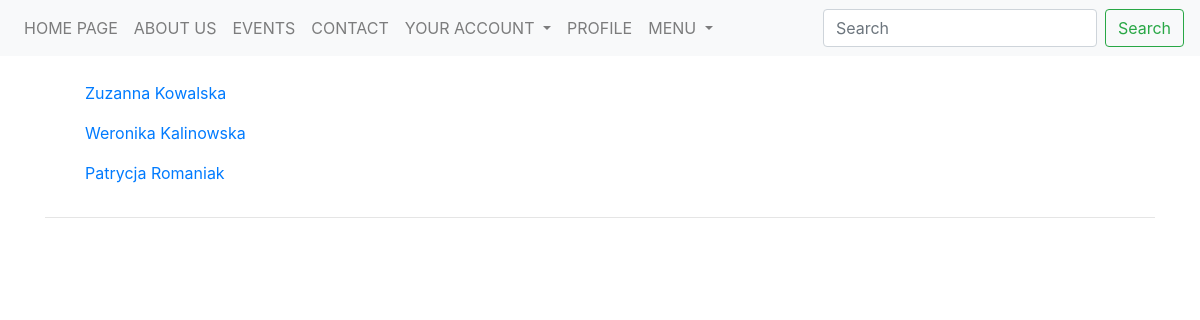
Screenshot of /students/ (signed in) with the database file from the repository.
### models.py (models this page shows, shortened)
class Student(db.Model):
    __tablename__ = 'student'
    __searchable__ = ['index']
    id = Column(Integer, autoincrement=True, primary_key=True)
    index = Column(Integer, unique=True)
    name = Column(String(25), default='')
    surname = Column(String(25), default='')
    faculty_id = db.Column(db.Integer, db.ForeignKey('faculty.id'), nullable=False)
    major_id = db.Column(db.Integer, db.ForeignKey('major.id'), nullable=False)
    year_id = db.Column(db.Integer, db.ForeignKey('year.id'), nullable=False)
    group_id = db.Column(db.Integer, db.ForeignKey('group.id'), nullable=False)
    user = db.relationship('User', backref='student')

### students.py (the view)
@app.route('/students/', methods=['GET'])
@login_required
def students():
    students = Student.query.all()
    return render_template('faculty/students/students.html', students=students)

### user.py (called while the page is built)
@lm.user_loader
def load_user(user_id):
    return User.query.filter(User.id == user_id).first()

@app.before_request
def before_request():
    if current_user.is_authenticated:
        current_user.last_seen = datetime.utcnow()
        db.session.commit()

### templates/faculty/students/students.html
{% extends "_base.html" %}
{% block content %}
    <table>
        <tr valign="top">
        <br>
            {% for student in students %}
                <ol>
                    <a href="/students/{{ student.id }}">{{ student.name }} {{ student.surname }}</a>
                </ol>
            {% endfor %}
        </tr>
    </table>
    <hr>
{% endblock %}

### rows the page displays
Student: name "Zuzanna", surname "Kowalska"
Student: name "Weronika", surname "Kalinowska"
Student: name "Patrycja", surname "Romaniak"
